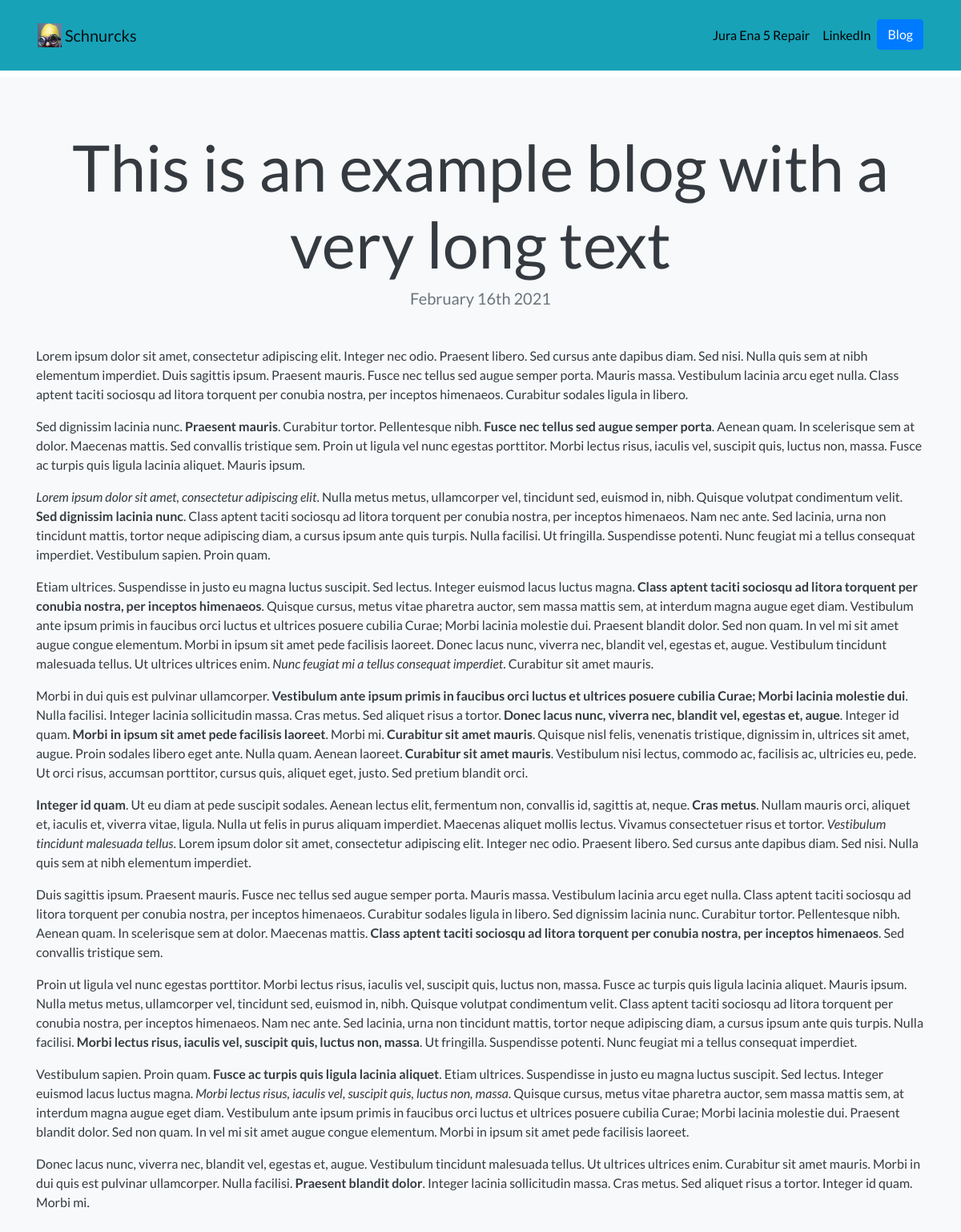
Page /blog/8/ on the committed database.
### blog/models.py (models this page shows, shortened)
class Blog(models.Model):
    title = models.CharField(max_length=100)
    description = models.TextField()
    date = models.DateField()

### blog/views.py (the view)
# urls.py: path('<int:blog_id>/', views.detail, name = 'detail'),
def detail(request, blog_id):
    blog = get_object_or_404(Blog, pk=blog_id)
    return render(request, 'blog/detail.html', {'blog':blog})

### blog/templates/blog/detail.html
{% extends "portfolio/base.html" %}
{% load static %}
{% block content %}
<h1 class="text-center mt-5" id="blogdetailtitle">{{ blog.title }}</h1>
<h5 class="text-center text-muted mb-5">{{ blog.date|date:'F jS Y' }}</h5>
{{ blog.description|safe }}
{% endblock %}

### portfolio/static/portfolio/custom.css (style rules this page uses)
body { font-family: 'Lato', sans-serif; }
@media (min-width: 992px) { #blogdetailtitle { font-size: 5rem; } }

### rows in the picture
Blog: title "This is an example blog with a very long text", date "February 16th 2021", description "Lorem ipsum dolor sit amet, consectetur adipiscing elit. Integer nec odio. Praesent libero. Sed cursus ante dapibus diam. Sed nisi. Nulla quis sem at nibh elementum imperdiet. Duis sagittis ipsum. Praesent mauris. Fusce nec tellus sed augue semper porta. Mauris massa. Vestibulum lacinia arcu eget nulla. Class aptent taciti sociosqu ad litora torquent per conubia nostra, per inceptos himenaeos. Curabitur sodales ligula in libero. Sed dignissim lacinia nunc. Praesent mauris . Curabitur tortor. Pellentesque nibh. Fusce nec tellus sed augue semper porta . Aenean quam. In scelerisque sem at dolor. Maecenas mattis. Sed convallis tristique sem. Proin ut ligula vel nunc egestas porttitor. Morbi…"
